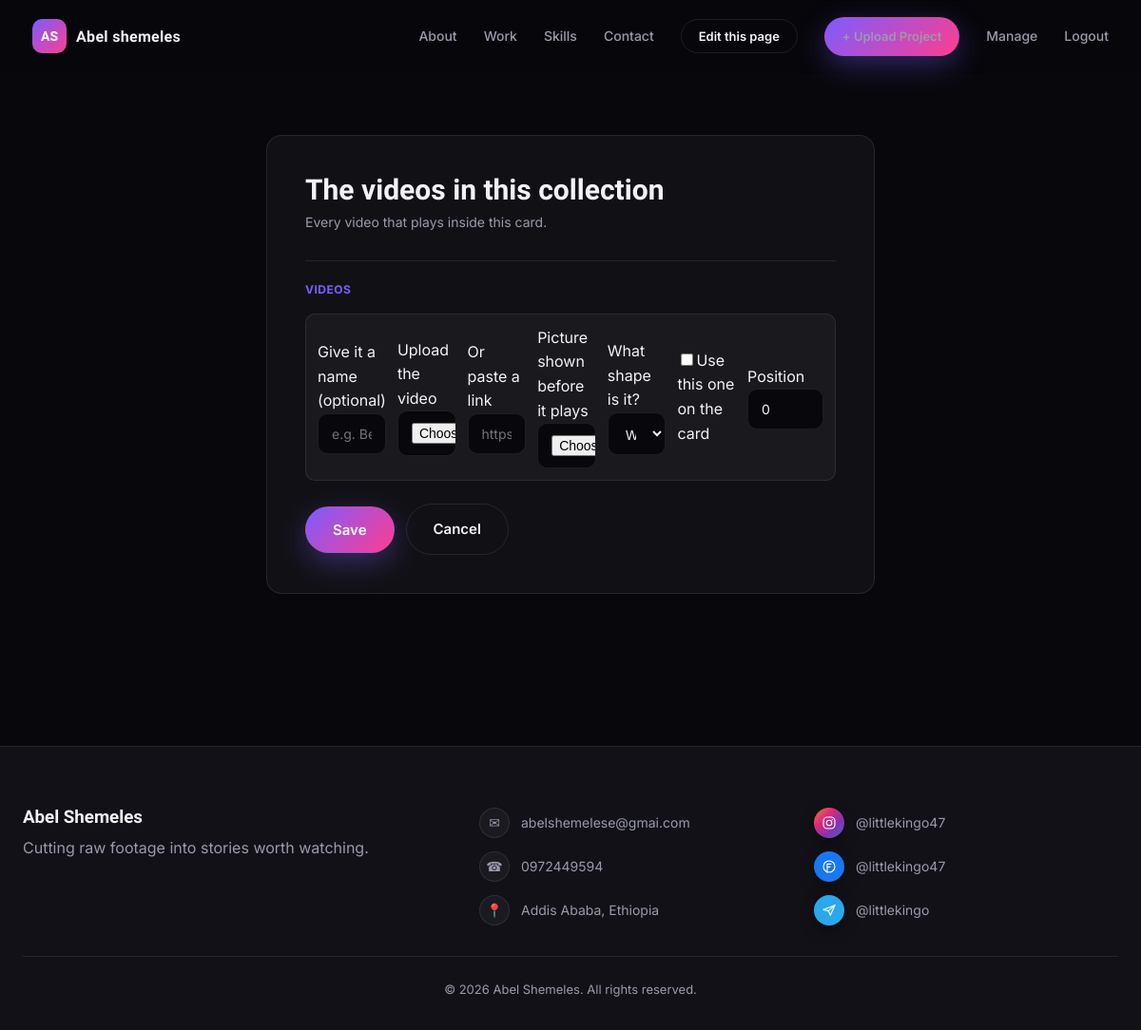
The app's page /manage/edit/project_videos/10/ (signed in) with its own data.
### portfolio/models.py (models this page shows, shortened)
class SiteProfile(models.Model):
    name = models.CharField(max_length=200, default='Abel Shemeles')
    alias = models.CharField(max_length=100, blank=True, help_text='Short nickname shown in the nav bar.')
    title = models.CharField(max_length=200, help_text='Hero headline, e.g. "Video Editor & Visual Storyteller".')
    tagline = models.CharField(max_length=300, help_text='One-line summary shown under the headline and in the footer.')
    bio = models.TextField(blank=True, help_text='Full About Me paragraph.')
    highlight = models.CharField(max_length=300, blank=True, help_text='Short pull-quote shown under the bio.')
    since = models.CharField(max_length=10, blank=True, help_text='Year you started, e.g. 2021.')
    location = models.CharField(max_length=200, blank=True)
    phone = models.CharField(max_length=50, blank=True)
    email = models.EmailField(blank=True)
    instagram = models.CharField(
        max_length=100, blank=True, help_text='Username only, without @.',
        validators=[SOCIAL_HANDLE_VALIDATOR],
    )
    facebook = models.CharField(
        max_length=100, blank=True, help_text='Username only.',
        validators=[SOCIAL_HANDLE_VALIDATOR],
    )
    telegram = models.CharField(
        max_length=100, blank=True, help_text='Username only.',
        validators=[SOCIAL_HANDLE_VALIDATOR],
    )
    show_experience_section = models.BooleanField(default=True, help_text='Show or hide the Experience section.')
    availability_text = models.CharField(max_length=120, default='Available for freelance work')
    hero_primary_cta_label = models.CharField(max_length=50, default='View My Work')
    hero_secondary_cta_label = models.CharField(max_length=50, default='Get In Touch')
    theme_bg = models.CharField(max_length=7, default='#08080c', validators=[RegexValidator(HEX_COLOR_PATTERN)])
    theme_bg_alt = models.CharField(max_length=7, default='#111117', validators=[RegexValidator(HEX_COLOR_PATTERN)])
    theme_text = models.CharField(max_length=7, default='#f3f3f7', validators=[RegexValidator(HEX_COLOR_PATTERN)])
    theme_text_muted = models.CharField(max_length=7, default='#9a9aac', validators=[RegexValidator(HEX_COLOR_PATTERN)])
    theme_accent = models.CharField(max_length=7, default='#7c5cff', validators=[RegexValidator(HEX_COLOR_PATTERN)])
    theme_accent_2 = models.CharField(max_length=7, default='#ff3d8f', validators=[RegexValidator(HEX_COLOR_PATTERN)])
    theme_accent_3 = models.CharField(max_length=7, default='#00e5c7', validators=[RegexValidator(HEX_COLOR_PATTERN)])
    hero_main_image = models.ImageField(
        upload_to='profile/', blank=True, null=True,
        validators=[FileExtensionValidator(IMAGE_EXTENSIONS)],
        help_text='Main portrait in the hero card.',
    )
    hero_badge_image = models.ImageField(
        upload_to='profile/', blank=True, null=True,
        validators=[FileExtensionValidator(IMAGE_EXTENSIONS)],
        help_text='Small floating hero image.',
    )
    hero_cutout_image = models.ImageField(
        upload_to='profile/', blank=True, null=True,
        validators=[FileExtensionValidator(IMAGE_EXTENSIONS)],
        help_text='Right-side hero cutout image.',
    )
    about_main_image = models.ImageField(
        upload_to='profile/', blank=True, null=True,
        validators=[FileExtensionValidator(IMAGE_EXTENSIONS)],
        help_text='First image in the about photo pair.',
    )
    about_side_image = models.ImageField(
        upload_to='profile/', blank=True, null=True,
        validators=[FileExtensionValidator(IMAGE_EXTENSIONS)],
        help_text='Second image in the about photo pair.',
    )
    about_video_file = models.FileField(
        upload_to='profile/videos/', blank=True, null=True,
        validators=[FileExtensionValidator(VIDEO_EXTENSIONS)],
        help_text='Video shown in the panel beside the About Me text.',
    )
    about_video_url = models.URLField(
        blank=True,
        help_text='YouTube, Vimeo or TikTok link used instead of an upload.',
    )
    about_video_poster = models.ImageField(
        upload_to='profile/', blank=True, null=True,
        validators=[FileExtensionValidator(IMAGE_EXTENSIONS)],
        help_text='Still image shown before the about video plays.',
    )
    about_video_orientation = models.CharField(
        max_length=12, choices=ORIENTATION_CHOICES, default='landscape',
    )
    updated_at = models.DateTimeField(auto_now=True)
    class Meta:
        verbose_name = 'Site Profile'
        verbose_name_plural = 'Site Profile'
    @classmethod
    def load(cls):
        obj, _ = cls.objects.get_or_create(pk=1, defaults={'title': 'Video Editor', 'tagline': ''})
        return obj

### portfolio/views.py (the view)
# urls.py: path('manage/edit/<slug:key>/', views.edit_panel, name='edit_panel'),
@owner_required
@never_cache
def edit_panel(request, key, pk=None):
    region = get_region(key)
    if region.kind == 'instance' and pk is None:
        raise Http404('This region always edits one specific item.')
    if pk is not None and region.model is None:
        raise Http404('This region is not a list of items.')
    mode = _panel_mode(request, region, pk)
    instance = get_object_or_404(region.model, pk=pk) if pk is not None else None
    next_url = _panel_next_url(request, region, instance)
    context = {
        'region': region,
        'mode': mode,
        'next_url': next_url,
        'full_editor_url': _full_editor_url(region, instance),
    }
    if mode == 'index':
        context['items'] = region.model.objects.all()
        return render(request, _panel_template(request), context)
    context['instance'] = instance
    context['can_delete'] = region.kind in ('collection', 'nested') and instance is not None
    if request.method == 'POST':
        form = build_form(region, instance=instance, data=request.POST, files=request.FILES)
        formset = build_formset(
            region, instance=instance, data=request.POST, files=request.FILES,
        ) if instance else None
        if (form is None or form.is_valid()) and (formset is None or formset.is_valid()):
            saved = form.save() if form is not None else instance
            if formset is not None:
                formset.save()
            messages.success(request, f'{region.label} — saved.')
            if region.kind == 'nested' and instance is None:
                return redirect('portfolio:edit_panel_item', key=region.key, pk=saved.pk)
            return redirect(next_url)
    else:
        form = build_form(region, instance=instance)
        formset = build_formset(region, instance=instance) if instance else None
    context['form'] = form
    context['formset'] = formset
    return render(request, _panel_template(request), context)

### portfolio/context_processors.py (called while the page is built)
def site_profile(request):
    return {'profile': SiteProfile.load()}

### portfolio/editing.py (called while the page is built, shortened)
def get_region(key):
    region = EDIT_REGIONS.get(key)
    if not region:
        raise Http404(f'Unknown edit region "{key}".')
    return region

def _apply_wording(region, form):
    for name, label in region.field_labels.items():
        if name in form.fields:
            form.fields[name].label = label
    for name, help_text in region.field_help.items():
        if name in form.fields:
            form.fields[name].help_text = help_text
    return form

def build_form(region, instance=None, data=None, files=None):
    if region.form_class is None:
        return None

def build_formset(region, instance=None, data=None, files=None):
    if not region.formset_class:
        return None
    formset = region.formset_class(data=data, files=files, instance=instance)
    for form in formset.forms:
        _apply_wording(region, form)
    return formset

### portfolio/forms.py (called while the page is built)
    def _style_fields(self):
        for field in self.fields.values():
            css_class = 'form-checkbox' if isinstance(field.widget, forms.CheckboxInput) else 'form-input'
            existing = field.widget.attrs.get('class', '')
            field.widget.attrs['class'] = f'{existing} {css_class}'.strip()

### portfolio/models.py (called while the page is built)
    def get_absolute_url(self):
        return reverse('portfolio:project_detail', args=[self.pk])

### portfolio/templatetags/portfolio_extras.py (called while the page is built)
@register.simple_tag
def icon(name, css_class=''):
    svg = _ICONS.get(name)
    if not svg:
        return ''
    if css_class:
        svg = svg.replace('<svg ', f'<svg class="{css_class}" ', 1)
    return mark_safe(svg)

@register.simple_tag(takes_context=True)
def editable(context, key, pk=None):
    if key not in EDIT_REGIONS:
        message = f'{{% editable %}} got an unknown region key "{key}".'
        if settings.DEBUG:
            raise template.TemplateSyntaxError(message)
        logger.warning(message)
        return ''
    request = context.get('request')
    user = getattr(request, 'user', None)
    if not (user and user.is_authenticated and user.is_staff):
        return ''
    attrs = f'data-edit-key="{key}" data-edit-label="{escape(EDIT_REGIONS[key].label.lower())}"'
    if pk is not None:
        attrs += f' data-edit-pk="{escape(pk)}"'
    return mark_safe(attrs)

### portfolio/views.py (called while the page is built)
def _panel_template(request):
    return PANEL_FRAGMENT_TEMPLATE if request.headers.get('X-Panel') == '1' else PANEL_PAGE_TEMPLATE

### portfolio/templates/portfolio/manage/panel_page.html (shortened to what this page needs)
{% extends 'portfolio/base.html' %}
{% block content %}
<section class="form-page">
  <div class="form-card">
    {% include 'portfolio/manage/_panel.html' %}
  </div>
</section>
{% endblock %}

### portfolio/templates/portfolio/includes/navbar.html (shortened to what this page needs)
{% load portfolio_extras %}
<header class="nav" id="siteNav">
  <div class="nav-inner">
    <div class="brand-wrap" {% editable 'identity' %}>
      <a href="{% url 'portfolio:home' %}" class="brand">
        <span class="brand-mark">AS</span>
        <span class="brand-name">{{ profile.alias|default:profile.name }}</span>
      </a>
    </div>
    <nav class="nav-links" id="navLinks">
      <a href="{% url 'portfolio:home' %}#about">About</a>
      <a href="{% url 'portfolio:home' %}#work">Work</a>
      <a href="{% url 'portfolio:home' %}#skills">Skills</a>
      <a href="{% url 'portfolio:home' %}#contact">Contact</a>
      {% if request.user.is_authenticated and request.user.is_staff %}
        <button type="button" class="btn btn-ghost btn-small edit-toggle" id="editModeToggle" aria-pressed="false" hidden>Edit this page</button>
        <a href="{% url 'portfolio:upload_project' %}" class="btn btn-accent btn-small">+ Upload Project</a>
        <a href="{% url 'portfolio:manage_projects' %}">Manage</a>
        <form action="{% url 'portfolio:logout' %}" method="post" class="inline-form">
          <button type="submit" class="link-btn">Logout</button>
        </form>
      {% else %}
        <a href="{% url 'portfolio:login' %}">Login</a>
      {% endif %}
    </nav>
  </div>
</header>

### portfolio/templates/portfolio/includes/footer.html
{% load portfolio_extras %}
<footer class="site-footer" id="contact">
  <div class="footer-inner">
    <div class="footer-brand">
      <h3>{{ profile.name }}</h3>
      <p>{{ profile.tagline }}</p>
    </div>
    <div class="footer-contact" {% editable 'contact' %}>
      <a href="mailto:{{ profile.email }}" class="contact-line"><span class="contact-badge">✉</span>{{ profile.email }}</a>
      <a href="tel:{{ profile.phone }}" class="contact-line"><span class="contact-badge">☎</span>{{ profile.phone }}</a>
      <span class="contact-line"><span class="contact-badge">📍</span>{{ profile.location }}</span>
    </div>
    <div class="footer-social">
      <a href="https://instagram.com/{{ profile.instagram }}" target="_blank" rel="noopener noreferrer" class="social-badge">
        <span class="social-icon social-instagram">{% icon 'instagram' %}</span> @{{ profile.instagram }}
      </a>
      <a href="https://facebook.com/{{ profile.facebook }}" target="_blank" rel="noopener noreferrer" class="social-badge">
        <span class="social-icon social-facebook">{% icon 'facebook' %}</span> @{{ profile.facebook }}
      </a>
      <a href="https://t.me/{{ profile.telegram }}" target="_blank" rel="noopener noreferrer" class="social-badge">
        <span class="social-icon social-telegram">{% icon 'telegram' %}</span> @{{ profile.telegram }}
      </a>
    </div>
  </div>
  <p class="footer-copy">© {% now "Y" %} {{ profile.name }}. All rights reserved.</p>
</footer>

### records on screen
SiteProfile: alias "Abel shemeles", name "Abel Shemeles", tagline "Cutting raw footage into stories worth watching.", email "abelshemelese@gmai.com", phone "0972449594", location "Addis Ababa, Ethiopia", instagram "littlekingo47", facebook "littlekingo47", telegram "littlekingo"

### other values on screen
{{ region.label }} "The videos in this collection"
{{ region.blurb }} "Every video that plays inside this card."
{{ region.formset_label }} "VIDEOS"
{{ item_field.label }} "Give it a name (optional)" "Upload the video" "Or paste a link" "Picture shown before it plays" "What shape is it?" "Position"
{{ item_field.label }} "Use this one on the card"
